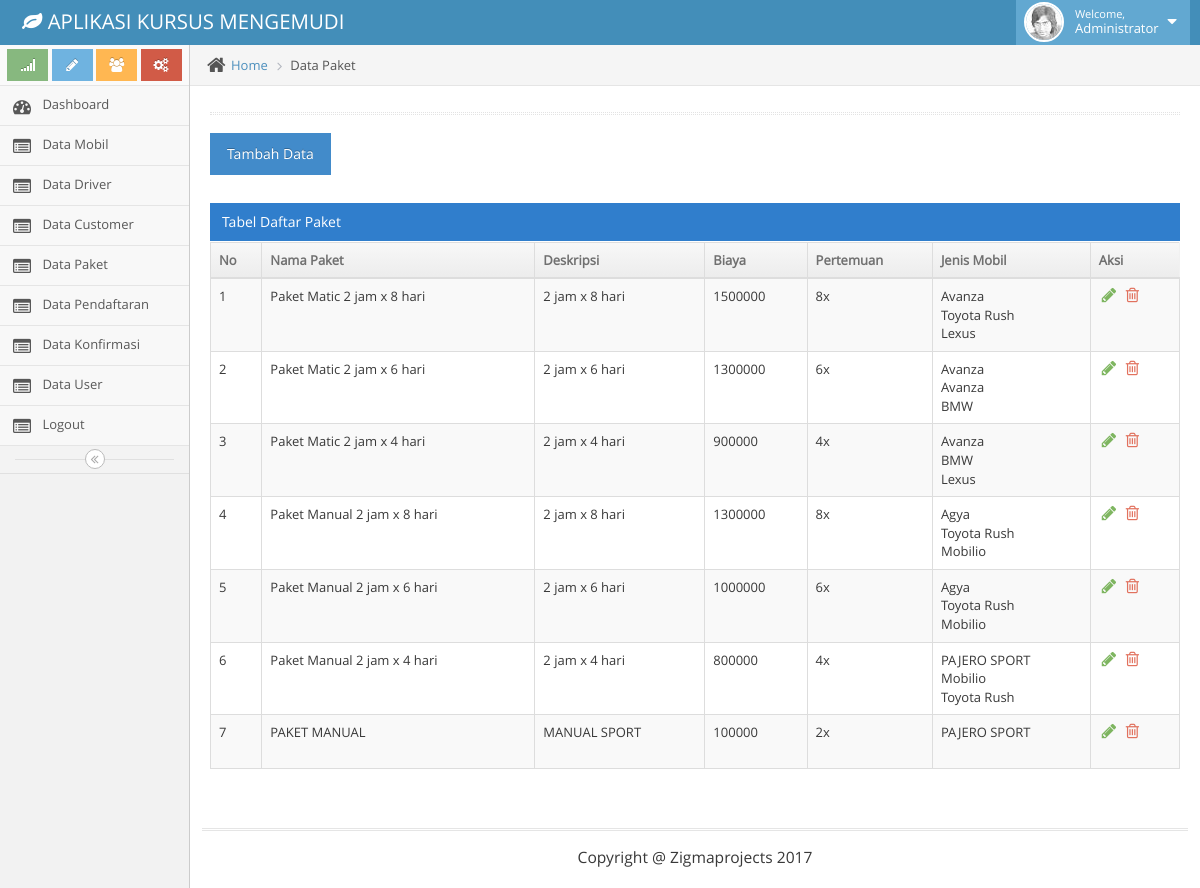
/admin/index.php?menu=paket (signed in), run on the app's committed database.
### tables this page shows
CREATE TABLE `mst_paket` (
  `id_paket` int(11) NOT NULL,
  `nama` varchar(100) NOT NULL,
  `deskripsi` text NOT NULL,
  `biaya` double NOT NULL,
  `pertemuan` int(11) NOT NULL,
  `jenis_mobil` enum('Matic','Manual') NOT NULL,
  `kode_mobil_1` varchar(30) NOT NULL,
  `kode_mobil_2` varchar(30) NOT NULL,
  `kode_mobil_3` varchar(30) NOT NULL
);

CREATE TABLE `mst_mobil` (
  `kode_mobil` varchar(25) NOT NULL,
  `jenis_mobil` varchar(20) NOT NULL,
  `nama_mobil` varchar(50) NOT NULL,
  `tahun_mobil` int(4) NOT NULL
);

### admin/master-paket.php (the view, shortened to what this page needs)
<div class="main-content">
				<div class="main-content-inner">
					<div class="breadcrumbs ace-save-state" id="breadcrumbs">
						<ul class="breadcrumb">
							<li>
								<i class="ace-icon fa fa-home home-icon"></i>
								<a href="#">Home</a>
							</li>
							<li class="active">Data Paket</li>
						</ul>
					</div>
					<div class="page-content">
						<div class="row">
							<div class="col-xs-12">
								<div class="hr hr-18 dotted hr-double"></div>
								<a href="?menu=form-paket"><button class="btn btn-primary">Tambah Data</button></a><br /><br />
								<div class="row">
									<div class="col-xs-12">
										<div class="clearfix">
										</div>
										<div class="table-header">
											Tabel Daftar Paket
										</div>
										<div>
											<table id="dynamic-table" class="table table-striped table-bordered table-hover">
												<thead>
													<tr>
														<th>No</th>
														<th>Nama Paket</th>
														<th>Deskripsi</th>
														<th>Biaya</th>
														<th>Pertemuan</th>
														<th>Jenis Mobil</th>
														<th class="hidden-480">Aksi</th>
													</tr>
												</thead>
												<tbody>
                                                <?php
                                                $query = "select *, a.id_paket, a.nama,a.deskripsi,a.biaya, b.nama_mobil as mobil1, c.nama_mobil as mobil2 ,d.nama_mobil as mobil3
														  from mst_paket a
														  left join mst_mobil b on a.kode_mobil_1=b.kode_mobil
														  left join mst_mobil c on a.kode_mobil_2=c.kode_mobil
														  left join mst_mobil d on a.kode_mobil_3=d.kode_mobil";
												$data = mysql_query( $query) or die(mysql_error());
												$no = 0;
												while($row = mysql_fetch_array($data)){
													$no++;
													?>
													<tr>
														<td><?php echo $no;?></td>
														<td><?php echo $row['nama'];?></td>
														<td><?php echo $row['deskripsi'];?></td>
														<td><?php echo $row['biaya'];?></td>
														<td><?php echo $row['pertemuan'];?>x</td>
														<td><?php echo $row['mobil1']."<br>".$row['mobil2']."<br>".$row['mobil3'];?></td>
														<td>
															<div class="hidden-sm hidden-xs action-buttons">
																<a class="green" href="?menu=form-paket&kode=<?php echo $row['id_paket'];?>&aksi=ubah">
																	<i class="ace-icon fa fa-pencil bigger-130"></i>
																</a>
																<a class="red" href="proses-paket.php?aksi=hapus&kode=<?php echo $row['id_paket'];?>">
																	<i class="ace-icon fa fa-trash-o bigger-130"></i>
																</a>
															</div>
														</td>
													</tr>
													<?php
													}
												?>
												</tbody>
											</table>
										</div>
									</div>
								</div>
							</div>
						</div>
					</div>
				</div>
			</div>

### data on the page
mst_paket: nama "Paket Matic 2 jam x 8 hari", deskripsi "2 jam x 8 hari", biaya "1500000", pertemuan "8", mst_mobil.nama_mobil "Avanza", mst_mobil.nama_mobil "Toyota Rush", mst_mobil.nama_mobil "Lexus"
mst_paket: nama "Paket Matic 2 jam x 6 hari", deskripsi "2 jam x 6 hari", biaya "1300000", pertemuan "6", mst_mobil.nama_mobil "Avanza", mst_mobil.nama_mobil "BMW"
mst_paket: nama "Paket Matic 2 jam x 4 hari", deskripsi "2 jam x 4 hari", biaya "900000", pertemuan "4", mst_mobil.nama_mobil "Avanza", mst_mobil.nama_mobil "BMW", mst_mobil.nama_mobil "Lexus"
mst_paket: nama "Paket Manual 2 jam x 8 hari", deskripsi "2 jam x 8 hari", biaya "1300000", pertemuan "8", mst_mobil.nama_mobil "Agya", mst_mobil.nama_mobil "Toyota Rush", mst_mobil.nama_mobil "Mobilio"
mst_paket: nama "Paket Manual 2 jam x 6 hari", deskripsi "2 jam x 6 hari", biaya "1000000", pertemuan "6", mst_mobil.nama_mobil "Agya", mst_mobil.nama_mobil "Toyota Rush", mst_mobil.nama_mobil "Mobilio"
mst_paket: nama "Paket Manual 2 jam x 4 hari", deskripsi "2 jam x 4 hari", biaya "800000", pertemuan "4", mst_mobil.nama_mobil "PAJERO SPORT", mst_mobil.nama_mobil "Mobilio", mst_mobil.nama_mobil "Toyota Rush"
mst_paket: nama "PAKET MANUAL", deskripsi "MANUAL SPORT", biaya "100000", pertemuan "2", mst_mobil.nama_mobil "PAJERO SPORT"
